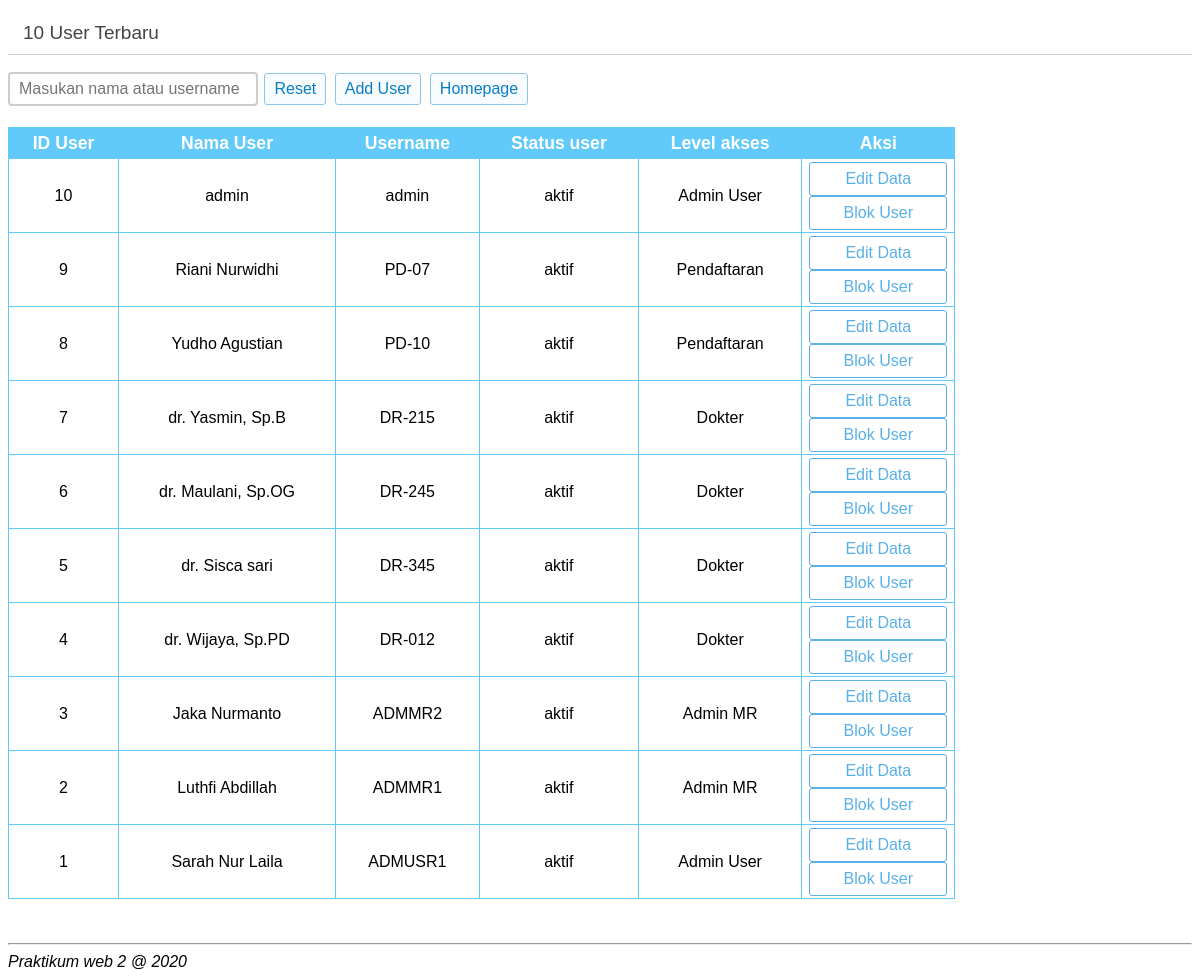
/user_aplikasi/data_user, run on the app's committed database.
### tables this page shows
CREATE TABLE `tbl_user_aplikasi` (
  `id_user` int(11) NOT NULL,
  `username` varchar(25) NOT NULL,
  `nama` varchar(50) NOT NULL,
  `no_tlp` int(255) NOT NULL,
  `email` varchar(50) NOT NULL,
  `password` varchar(100) NOT NULL,
  `status_user` varchar(20) NOT NULL,
  `role_user` varchar(255) NOT NULL
);

### application/controllers/User_aplikasi.php (called while the page is built, shortened)
<?php
 class User_aplikasi extends CI_Controller {
    function __construct() {
            $this->load->model('model_user');
    }
      Public function data_user(){
        $data['data_user'] = $this->model_user->get_new_user()->result_array();
        $this->load->view('data_utama',$data);
    }
 }

### index.php (called while the page is built, shortened)
<?php
require_once BASEPATH.'core/CodeIgniter.php';

### application/models/Model_user.php (called while the page is built, shortened)
<?php
  class Model_user extends CI_Model{
 function get_new_user(){
   $query = $this->db->query("SELECT * FROM tbl_user_aplikasi ORDER BY id_user DESC limit 0, 10");
   return $query;
 }
}

### application/views/list_datauser.php (the view)
<table id="gp_tabel" width="50%" >
    <tr>
    <th>ID User</th>
    <th>Nama User</th>
    <th>Username</th>
    <th>Status user</th>
    <th>Level akses</th>
    <th>Aksi</th>
    </tr>
    <?php foreach ($data_user as $row) { ?>
    <tr align=center>
               <td><?php echo $row['id_user'];?></td>
       <td><?php echo $row['nama'];?></td>
       <td><?php echo $row['username'];?></td>
       <td><?php echo $row['status_user'];?></td>
       <td><?php if ($row['role_user'] == 1) {echo "Admin User" ;       }
            else if ($row['role_user'] == 2) {echo "Admin MR" ;    }
            else if ($row['role_user'] == 3) {echo "Dokter" ;      }
            else if ($row['role_user'] == 4) {echo "Pendaftaran" ; }  ?>
       </td>
       <td>
<a href="<?php echo base_url()?>user_aplikasi/edit_user/<?php echo $row['id_user']; ?>"> Edit Data</a>
<a href="<?php echo base_url()?>user_aplikasi/blok_user/<?php echo $row['id_user']; ?>"> Blok User</a>
       </td>
    </tr>
    <?php  }  ?>
</table>
<br><br> <hr> <i>Praktikum web 2 @ 2020 </i>

### application/views/data_utama.php (shortened to what this page needs)
<html>
<head><title>Data user</title>
<link rel="stylesheet" type="text/css" href="<?php echo base_url()."/style/desain.css"?>">
</head>
<body>
<h1>10 User Terbaru</h1>
<input type="text" id="keyword" placeholder="Masukan nama atau username" size="30">
<a id="reset" class="btn2" href="<?php echo base_url(); ?>user_aplikasi/data_user">Reset</a>
<a id="reset" class="btn2" href="<?php echo base_url(); ?>user_aplikasi/tambah_user">Add User</a>
<a id="reset" class="btn2" href="<?php echo base_url(); ?>Homepage">Homepage</a>
<br><br>
<div id="view">
	<?php $this->load->view('list_datauser',$data_user);?>
</div>
</body>
</html>

### style/desain.css (style rules this page uses)
body { font-family: 'Raleway', sans-serif; }
#gp_tabel { font-family: "Trebuchet MS", Arial, Helvetica, sans-serif; width: 80%; border-collapse: collapse; }
#gp_tabel td, #gp_tabel th { font-size: 1em; border: 1px solid #61CAFA; padding: 3px 7px 2px 7px; }
#gp_tabel th { font-size: 1.1em; text-align: center; padding-top: 5px; padding-bottom: 4px; background-color: #61CAFA; color: #ffffff; }
#gp_tabel a { border:solid 1px; -webkit-border-radius:3px; padding:6px 9px 6px 9px; }
#gp_tabel a { color:#58B0E7; display:block; text-decoration:none; padding:7px 10px 7px 10px; }
h1 { color: #444; background-color: transparent; border-bottom: 1px solid #D0D0D0; font-size: 19px; font-weight: normal; margin: 0 0 14px 0; padding: 14px 15px 10px 15px; }
input[type=text] { width: 250px; box-sizing: border-box; border: 2px solid #ccc; border-radius: 4px; padding:6px 9px 6px 9px; font-size: 16px; background-color: white; background-position: 10px 10px; background-repeat: no-repeat; -webkit-transition: width 0.4s ease-in-out; transition: width 0.4s ease-in-out; }
.btn2 { border:solid 1px; border-radius:3px; -moz-border-radius:3px; -webkit-border-radius:3px; padding:6px 9px 6px 9px; color:black; display:block; color:#0A7EC5; border-color:#8DC5E6; background:#F8FCFF; text-align: center; text-decoration: none; display: inline-block; margin: 4px 2px; cursor: pointer; }

### data on the page
tbl_user_aplikasi: id_user "10", nama "admin", username "admin", status_user "aktif", role_user "Admin User"
tbl_user_aplikasi: id_user "9", nama "Riani Nurwidhi", username "PD-07", status_user "aktif", role_user "Pendaftaran"
tbl_user_aplikasi: id_user "8", nama "Yudho Agustian", username "PD-10", status_user "aktif", role_user "Pendaftaran"
tbl_user_aplikasi: id_user "7", nama "dr. Yasmin, Sp.B", username "DR-215", status_user "aktif", role_user "Dokter"
tbl_user_aplikasi: id_user "6", nama "dr. Maulani, Sp.OG", username "DR-245", status_user "aktif", role_user "Dokter"
tbl_user_aplikasi: id_user "5", nama "dr. Sisca sari", username "DR-345", status_user "aktif", role_user "Dokter"
tbl_user_aplikasi: id_user "4", nama "dr. Wijaya, Sp.PD", username "DR-012", status_user "aktif", role_user "Dokter"
tbl_user_aplikasi: id_user "3", nama "Jaka Nurmanto", username "ADMMR2", status_user "aktif", role_user "Admin MR"
tbl_user_aplikasi: id_user "2", nama "Luthfi Abdillah", username "ADMMR1", status_user "aktif", role_user "Admin MR"
tbl_user_aplikasi: id_user "1", nama "Sarah Nur Laila", username "ADMUSR1", status_user "aktif", role_user "Admin User"
